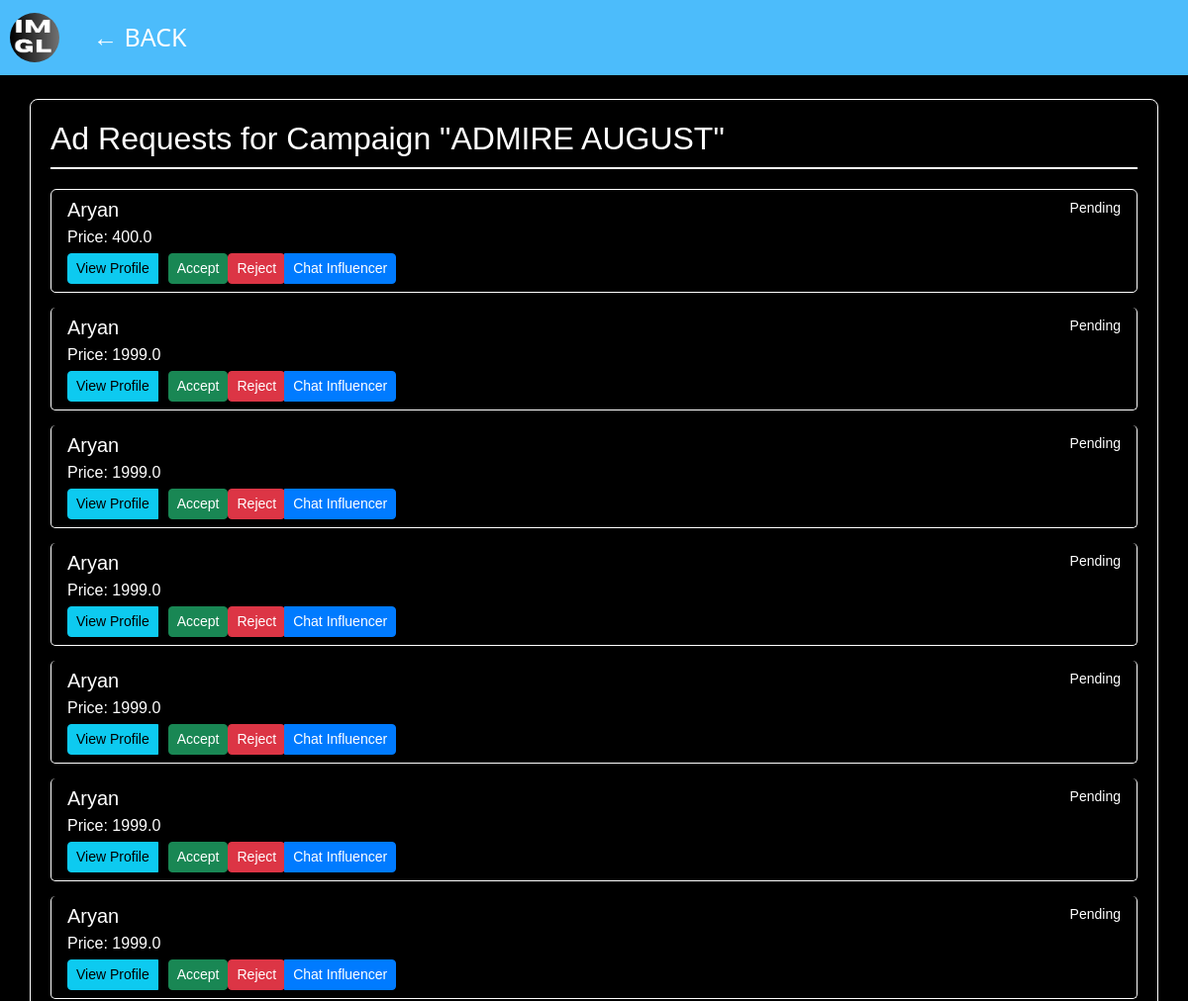
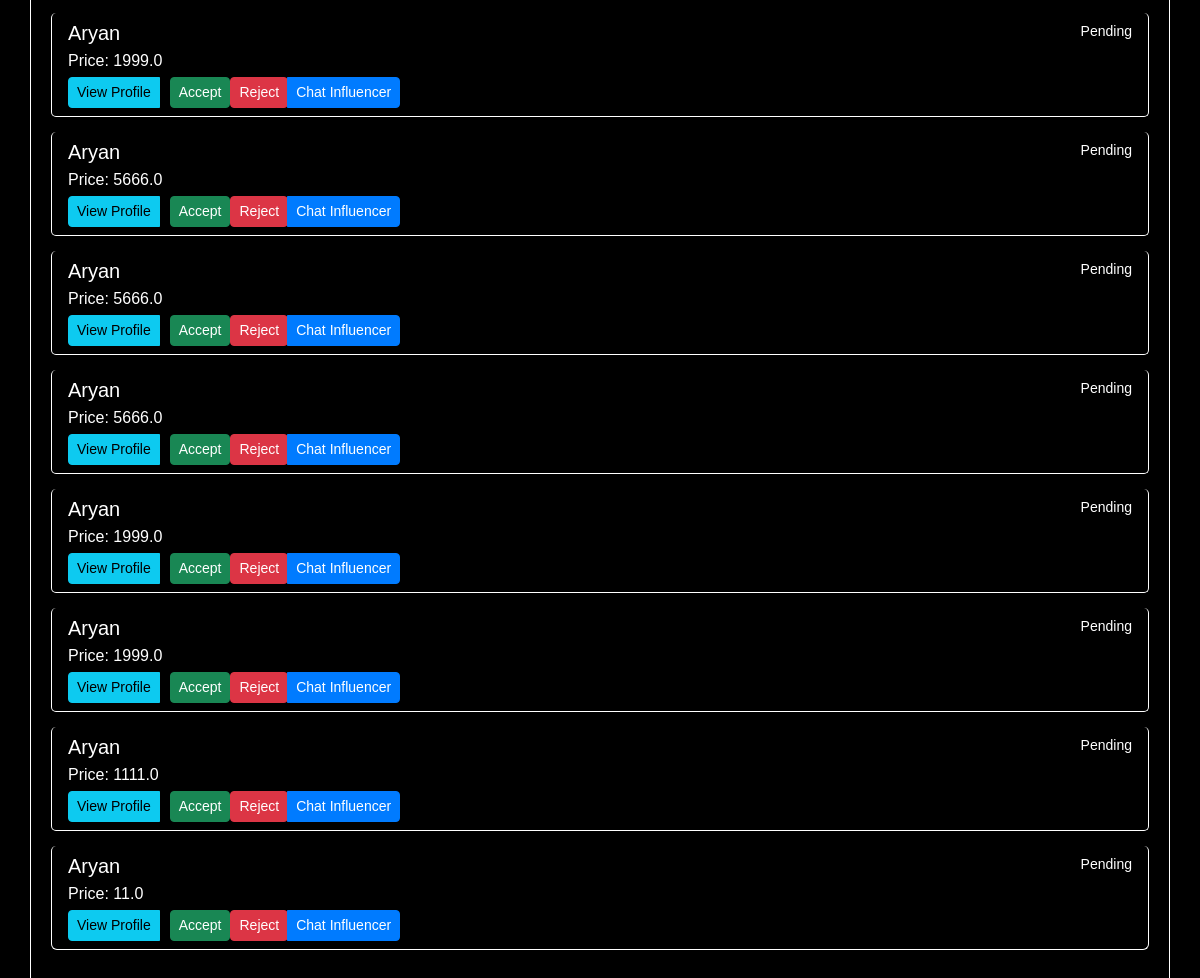
The app's page /sponcer/ad_campaigns/1/view_requests (signed in) with its own data (2 pictures, top to bottom).
### models.py (models this page shows, shortened)
class AdCampaign(db.Model):
    __tablename__ = 'ad_campaigns'
    id = db.Column(db.Integer, primary_key=True)
    sponcer_id = db.Column(db.Integer, db.ForeignKey('sponcers.id'), nullable=False)
    name = db.Column(db.String(120), nullable=False)
    description = db.Column(db.Text, nullable=True)
    start_date = db.Column(db.Date, nullable=False)
    end_date = db.Column(db.Date, nullable=False)
    budget = db.Column(db.Float, nullable=False)
    picture = db.Column(db.String(255), nullable=True)  # Field to store picture URL or filename

class AdRequest(db.Model):
    __tablename__ = 'ad_requests'
    id = db.Column(db.Integer, primary_key=True)
    campaign_id = db.Column(db.Integer, db.ForeignKey('ad_campaigns.id'), nullable=False)
    influencer_id = db.Column(db.String(36), db.ForeignKey('influencers.influencer_id'), nullable=False)
    sponcer_id = db.Column(db.Integer, db.ForeignKey('sponcers.id'), nullable=False)
    price = db.Column(db.Float, nullable=False)
    status = db.Column(db.String(20), nullable=False, default='Pending')
    campaign = db.relationship('AdCampaign', backref='ad_requests')
    sponcer = db.relationship('Sponcer', backref='ad_requests')
    influencer = db.relationship('Influencer', backref='ad_requests')

class Influencer(db.Model):
    __tablename__ = 'influencers'
    influencer_id = db.Column(db.String(36), primary_key=True, default=lambda: str(uuid.uuid4()))
    username = db.Column(db.String(50), unique=True, nullable=False)
    name = db.Column(db.String(50), nullable=False)
    email = db.Column(db.String(100), unique=True, nullable=False)
    password = db.Column(db.String(100), nullable=False)
    bio = db.Column(db.Text, nullable=True)
    profile_pic = db.Column(db.String(200), nullable=True)  # Store Cloudinary public ID for profile pic
    posts = db.relationship('Post', backref='influencer', lazy=True)
    social_media_links = db.relationship('SocialMediaLink', backref='influencer', lazy=True)

### sponcer.py (the view)
@sponcer.route('/ad_campaigns/<int:campaign_id>/view_requests')
def view_requests(campaign_id):
    if 'sponcer_id' not in session:
        flash('You need to login first.', 'warning')
        return redirect(url_for('sponcer.sponlogin'))
    campaign = AdCampaign.query.get_or_404(campaign_id)
    ad_requests = AdRequest.query.filter_by(campaign_id=campaign_id).all()
    return render_template('ad_requests.html', campaign=campaign, ad_requests=ad_requests)

### sponcer.py (called while the page is built)
@sponcer.context_processor
def inject_today_date():
    return {'current_date': date.today()}

### templates/ad_requests.html (shortened to what this page needs)
<!DOCTYPE html>
<html lang="en">
<head>
    <link href="https://cdn.jsdelivr.net/npm/bootstrap@5.3.3/dist/css/bootstrap.min.css" rel="stylesheet">
    <link rel="stylesheet" href="{{ url_for('static', filename='sponbase.css') }}">
</head>
<body>
    <nav class="navbar navbar-expand-lg custom-navbar">
        <a class="navbar-brand" href="{{ url_for('home') }}">
            <img class="navbar-logo" src="{{ url_for('static', filename='logo.png') }}" width="50" height="50" alt="Logo">
        </a>
        <div class="collapse navbar-collapse" id="navbarNav">
            <ul class="navbar-nav">
                <li class="nav-item">
                    <a class="nav-link" href="{{ url_for('sponcer.dashboard') }}">&#x2190; BACK</a>
                </li>
            </ul>
        </div>
    </nav>
    <div class="container mt-4">
        <h2>Ad Requests for Campaign "{{ campaign.name }}"</h2>
        <div class="list-group">
            {% for request in ad_requests %}
                <div class="list-group-item">
                    <div class="d-flex w-100 justify-content-between">
                        <h5 class="mb-1">{{ request.influencer.name }}</h5>
                        <small>{{ request.status }}</small>
                    </div>
                    <p class="mb-1">Price: {{ request.price }}</p>
                    <div class="btn-group" role="group">
                        <a href="{{ url_for('sponcer.influencer_profile', influencer_id=request.influencer_id) }}" class="btn btn-info btn-sm">View Profile</a>
                        {% if request.status == 'Pending' %}
                            <form action="{{ url_for('sponcer.respond_ad_request', request_id=request.id, response='accept') }}" method="post" style="display:inline;">
                                <button type="submit" class="btn btn-success btn-sm">Accept</button>
                            </form>
                            <form action="{{ url_for('sponcer.respond_ad_request', request_id=request.id, response='reject') }}" method="post" style="display:inline;">
                                <button type="submit" class="btn btn-danger btn-sm">Reject</button>
                            </form>
                        {% endif %}
                        <a href="{{ url_for('sponcer.view_and_send_chats', request_id=request.id) }}" class="btn btn-primary btn-sm">Chat Influencer</a>
                    </div>
                </div>
            {% endfor %}
        </div>
    </div>
</body>
</html>

### static/sponbase.css (style rules this page uses)
.custom-navbar { background-color: #4cbcfb !important; }
.navbar-logo { margin-left: 10px; margin-right: 10px; }
body { background-color: black; color: white; font-family: Verdana, Geneva, Tahoma, sans-serif; background-size: cover; background-repeat: no-repeat; background-position: center center; }
.nav-link { color: white !important; font-size: 25px; font-family: 'Segoe UI', Tahoma, Geneva, Verdana, sans-serif; }

### templates/ad_requests.html (style rules this page uses)
body { background-color: #000000; color: #ffffff; }
.custom-navbar { background-color: #343a40; }
.navbar-brand img { border-radius: 50%; }
.navbar-nav .nav-link { color: #ffffff !important; }
.container { background-color: #000000; border: 1px solid #ffffff; border-radius: 8px; padding: 20px; color: #ffffff; }
h2 { color: #ffffff; margin-bottom: 20px; border-bottom: 2px solid #ffffff; padding-bottom: 10px; }
.list-group-item { background-color: #000000; border: 1px solid #ffffff; border-radius: 5px; margin-bottom: 15px; color: #ffffff; }
.btn-group .btn { margin-right: 10px; }
.btn-group .btn:last-child { margin-right: 0; }
.btn-primary { background-color: #007bff; border-color: #007bff; }

### records on screen
AdCampaign: name "ADMIRE AUGUST"
AdRequest: influencer.name "Aryan", status "Pending", price "400.0"
AdRequest: influencer.name "Aryan", status "Pending", price "1999.0"
AdRequest: influencer.name "Aryan", status "Pending", price "1999.0"
AdRequest: influencer.name "Aryan", status "Pending", price "1999.0"
AdRequest: influencer.name "Aryan", status "Pending", price "1999.0"
AdRequest: influencer.name "Aryan", status "Pending", price "1999.0"
AdRequest: influencer.name "Aryan", status "Pending", price "1999.0"
AdRequest: influencer.name "Aryan", status "Pending", price "1999.0"
AdRequest: influencer.name "Aryan", status "Pending", price "5666.0"
AdRequest: influencer.name "Aryan", status "Pending", price "5666.0"
AdRequest: influencer.name "Aryan", status "Pending", price "5666.0"
AdRequest: influencer.name "Aryan", status "Pending", price "1999.0"
AdRequest: influencer.name "Aryan", status "Pending", price "1999.0"
AdRequest: influencer.name "Aryan", status "Pending", price "1111.0"
AdRequest: influencer.name "Aryan", status "Pending", price "11.0"
